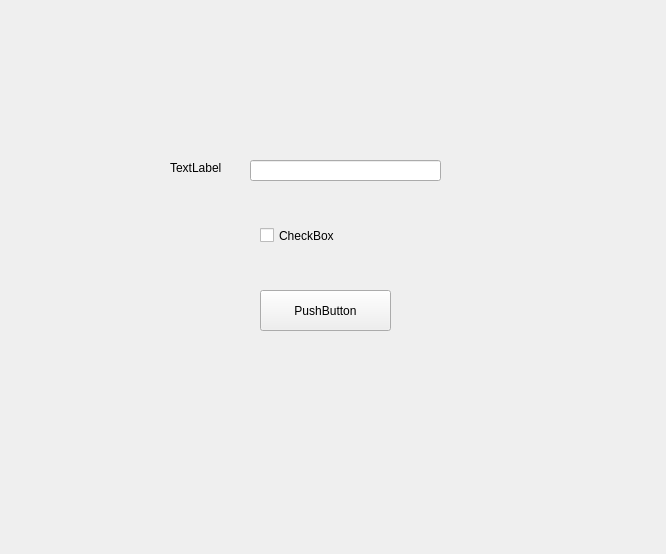
<?xml version="1.0" encoding="UTF-8"?>
<ui version="4.0">
 <class>Form</class>
 <widget class="QWidget" name="Form">
  <property name="geometry">
   <rect>
    <x>0</x>
    <y>0</y>
    <width>666</width>
    <height>554</height>
   </rect>
  </property>
  <property name="windowTitle">
   <string>Form</string>
  </property>
  <widget class="QPushButton" name="pushButton">
   <property name="geometry">
    <rect>
     <x>260</x>
     <y>290</y>
     <width>131</width>
     <height>41</height>
    </rect>
   </property>
   <property name="text">
    <string>PushButton</string>
   </property>
  </widget>
  <widget class="QCheckBox" name="checkBox">
   <property name="geometry">
    <rect>
     <x>260</x>
     <y>160</y>
     <width>271</width>
     <height>151</height>
    </rect>
   </property>
   <property name="text">
    <string>CheckBox</string>
   </property>
  </widget>
  <widget class="QLineEdit" name="lineEdit">
   <property name="geometry">
    <rect>
     <x>250</x>
     <y>160</y>
     <width>191</width>
     <height>21</height>
    </rect>
   </property>
  </widget>
  <widget class="QLabel" name="label">
   <property name="geometry">
    <rect>
     <x>170</x>
     <y>160</y>
     <width>72</width>
     <height>15</height>
    </rect>
   </property>
   <property name="text">
    <string>TextLabel</string>
   </property>
  </widget>
 </widget>
 <resources/>
 <connections/>
</ui>
